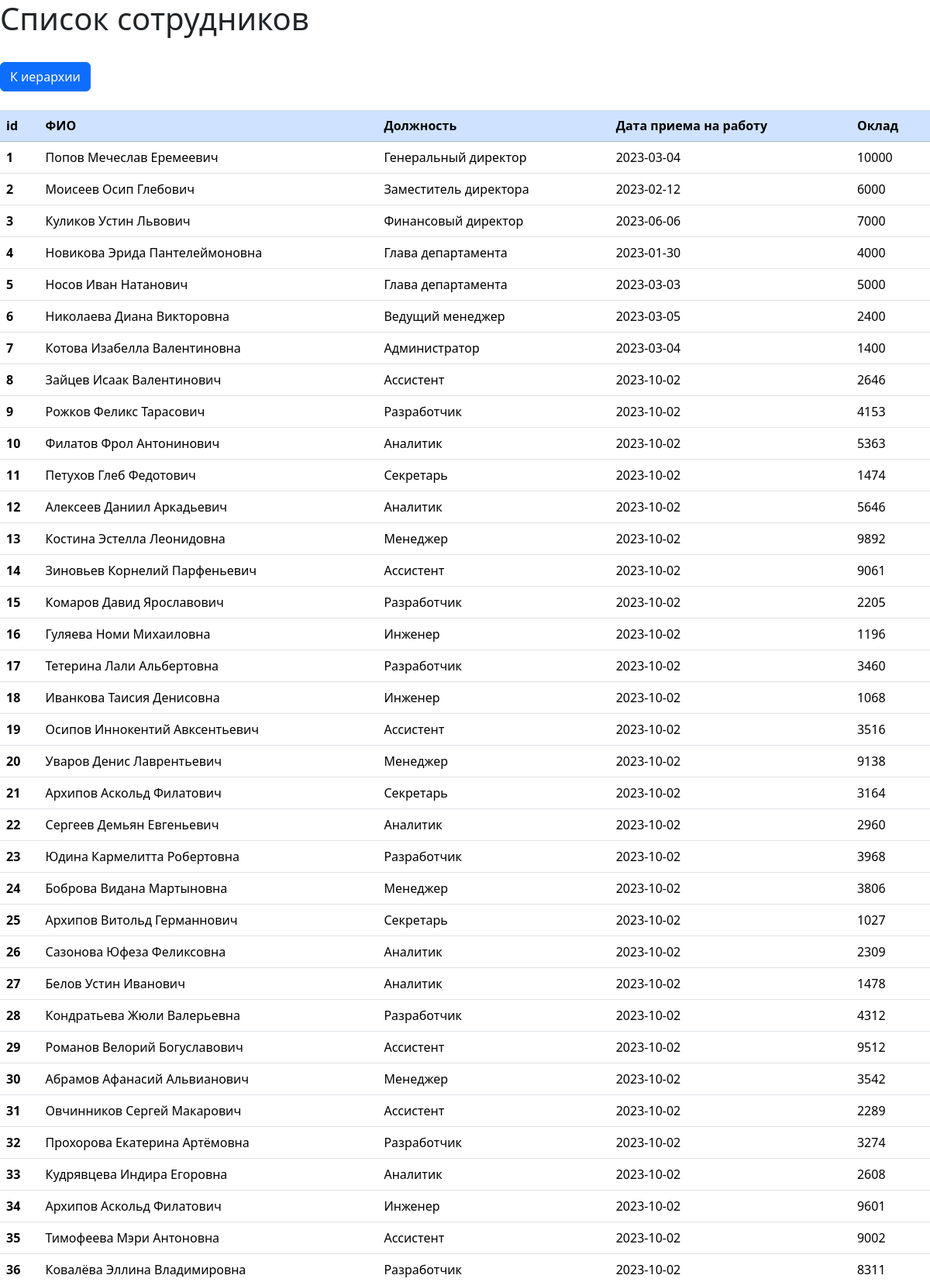
The app's page /employees/v1/test/ (upper part) with its own data.
### model.py (models this page shows)
class Employee(db.Model):
    id = db.Column(db.Integer, autoincrement=True, primary_key=True, nullable=False)
    fullname = db.Column(db.String)
    position = db.Column(db.String)
    day = db.Column(db.Date)
    salary = db.Column(db.Integer)
    boss_id = db.Column(db.Integer, db.ForeignKey('employee.id', ondelete='SET NULL'))
    level = db.Column(db.Integer)
    subordinates = db.relationship('Employee', remote_side=[id], backref='employee')

### main.py (the view)
@app.route(API_ROOT+'test/', methods=["GET"])
def test():
    employees = Employee.query.all()
    return render_template('1.html', employees=employees)

### templates/1.html (shortened to what this page needs)
<!DOCTYPE html>
<html lang="en">
<head>
    <link href="https://cdn.jsdelivr.net/npm/bootstrap@5.3.2/dist/css/bootstrap.min.css" rel="stylesheet">
</head>
<body>
<header>
<h1>Список сотрудников</h1>
  </header>
<br>
<a class="btn btn-primary" href= "{{ url_for('show') }}" role="button"> К иерархии </a>
<br><br>
<table class="table" >
  <thead>
    <tr class="table-primary">
      <th scope="col">id</th>
      <th scope="col">ФИО</th>
      <th scope="col">Должность</th>
      <th scope="col">Дата приема на работу</th>
      <th scope="col">Оклад</th>
    </tr>
  </thead>
  <tbody>
  {%- for em in employees %}
    <tr>
      <th scope="row"> {{ em.id }} </th>
      <td> {{ em.fullname }} </td>
      <td> {{ em.position }} </td>
      <td> {{ em.day }} </td>
      <td> {{ em.salary }} </td>
    </tr>
   {%- endfor %}
  </tbody>
</table>
</body>
</html>

### records on screen
Employee: id "1", fullname "Попов Мечеслав Еремеевич", position "Генеральный директор", day "2023-03-04", salary "10000"
Employee: id "2", fullname "Моисеев Осип Глебович", position "Заместитель директора", day "2023-02-12", salary "6000"
Employee: id "3", fullname "Куликов Устин Львович", position "Финансовый директор", day "2023-06-06", salary "7000"
Employee: id "4", fullname "Новикова Эрида Пантелеймоновна", position "Глава департамента", day "2023-01-30", salary "4000"
Employee: id "5", fullname "Носов Иван Натанович", position "Глава департамента", day "2023-03-03", salary "5000"
Employee: id "6", fullname "Николаева Диана Викторовна", position "Ведущий менеджер", day "2023-03-05", salary "2400"
Employee: id "7", fullname "Котова Изабелла Валентиновна", position "Администратор", day "2023-03-04", salary "1400"
Employee: id "8", fullname "Зайцев Исаак Валентинович", position "Ассистент", day "2023-10-02", salary "2646"
Employee: id "9", fullname "Рожков Феликс Тарасович", position "Разработчик", day "2023-10-02", salary "4153"
Employee: id "10", fullname "Филатов Фрол Антонинович", position "Аналитик", day "2023-10-02", salary "5363"
Employee: id "11", fullname "Петухов Глеб Федотович", position "Секретарь", day "2023-10-02", salary "1474"
Employee: id "12", fullname "Алексеев Даниил Аркадьевич", position "Аналитик", day "2023-10-02", salary "5646"
Employee: id "13", fullname "Костина Эстелла Леонидовна", position "Менеджер", day "2023-10-02", salary "9892"
Employee: id "14", fullname "Зиновьев Корнелий Парфеньевич", position "Ассистент", day "2023-10-02", salary "9061"
Employee: id "15", fullname "Комаров Давид Ярославович", position "Разработчик", day "2023-10-02", salary "2205"
Employee: id "16", fullname "Гуляева Номи Михаиловна", position "Инженер", day "2023-10-02", salary "1196"
Employee: id "17", fullname "Тетерина Лали Альбертовна", position "Разработчик", day "2023-10-02", salary "3460"
Employee: id "18", fullname "Иванкова Таисия Денисовна", position "Инженер", day "2023-10-02", salary "1068"
Employee: id "19", fullname "Осипов Иннокентий Авксентьевич", position "Ассистент", day "2023-10-02", salary "3516"
Employee: id "20", fullname "Уваров Денис Лаврентьевич", position "Менеджер", day "2023-10-02", salary "9138"
Employee: id "21", fullname "Архипов Аскольд Филатович", position "Секретарь", day "2023-10-02", salary "3164"
Employee: id "22", fullname "Сергеев Демьян Евгеньевич", position "Аналитик", day "2023-10-02", salary "2960"
Employee: id "23", fullname "Юдина Кармелитта Робертовна", position "Разработчик", day "2023-10-02", salary "3968"
Employee: id "24", fullname "Боброва Видана Мартыновна", position "Менеджер", day "2023-10-02", salary "3806"
Employee: id "25", fullname "Архипов Витольд Германнович", position "Секретарь", day "2023-10-02", salary "1027"
Employee: id "26", fullname "Сазонова Юфеза Феликсовна", position "Аналитик", day "2023-10-02", salary "2309"
Employee: id "27", fullname "Белов Устин Иванович", position "Аналитик", day "2023-10-02", salary "1478"
Employee: id "28", fullname "Кондратьева Жюли Валерьевна", position "Разработчик", day "2023-10-02", salary "4312"
Employee: id "29", fullname "Романов Велорий Богуславович", position "Ассистент", day "2023-10-02", salary "9512"
Employee: id "30", fullname "Абрамов Афанасий Альвианович", position "Менеджер", day "2023-10-02", salary "3542"
Employee: id "31", fullname "Овчинников Сергей Макарович", position "Ассистент", day "2023-10-02", salary "2289"
Employee: id "32", fullname "Прохорова Екатерина Артёмовна", position "Разработчик", day "2023-10-02", salary "3274"
Employee: id "33", fullname "Кудрявцева Индира Егоровна", position "Аналитик", day "2023-10-02", salary "2608"
Employee: id "34", fullname "Архипов Аскольд Филатович", position "Инженер", day "2023-10-02", salary "9601"
Employee: id "35", fullname "Тимофеева Мэри Антоновна", position "Ассистент", day "2023-10-02", salary "9002"
Employee: id "36", fullname "Ковалёва Эллина Владимировна", position "Разработчик", day "2023-10-02", salary "8311"
